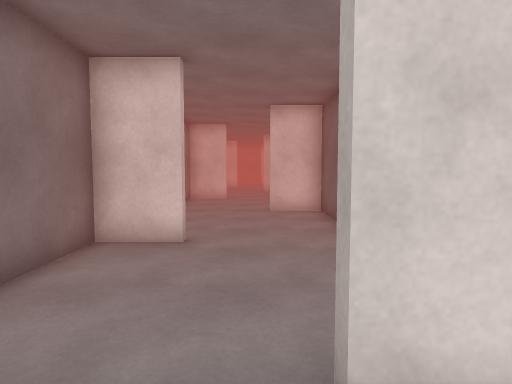
[1] (above)

16 first-person views from a walk through a 3-D level made in the Unity game engine. The camera is 1.5 m above the floor, tilts 4° down and sees 75° across. The floor is counted in squares, 1 m on a side. Each view is taken from the middle of a square. On the plan, view 1 faces up. The plan holds only what a view shows up to about 15 squares ahead; the rest is blank. The place goes on beyond the plan. Surface patterns are stand-ins for the level's own textures.

[2]
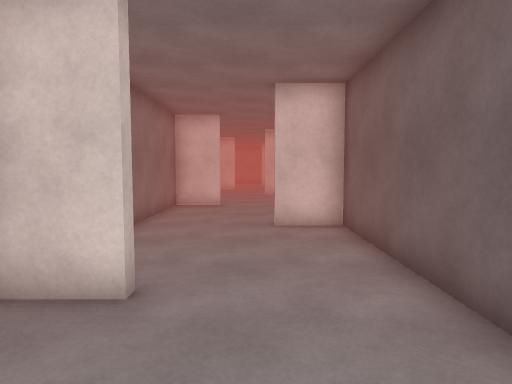

[3]
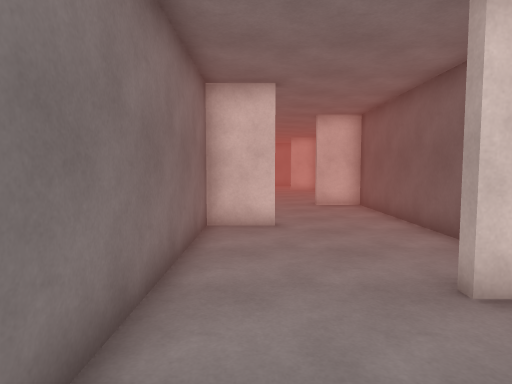

[4]
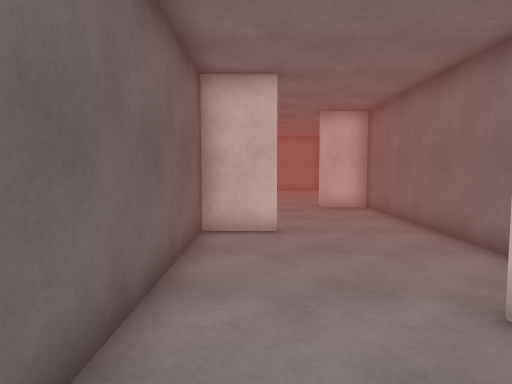

[5]
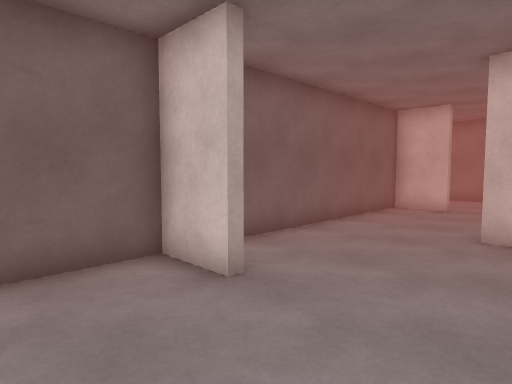

[6]
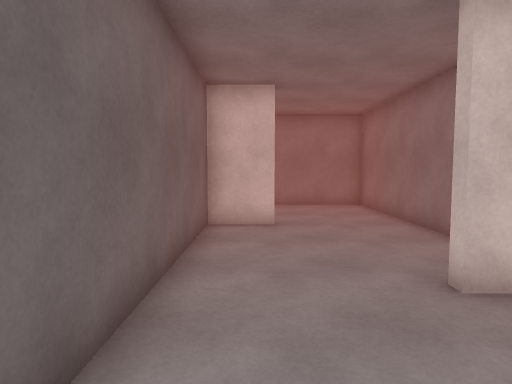

[7]
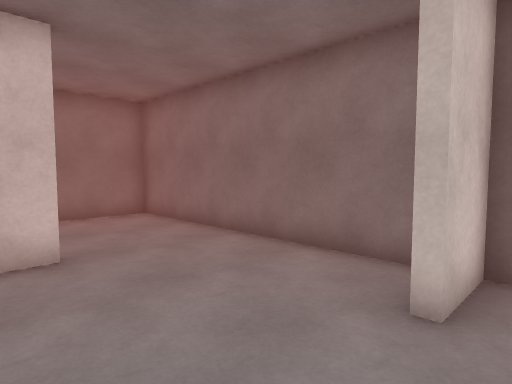

[8]
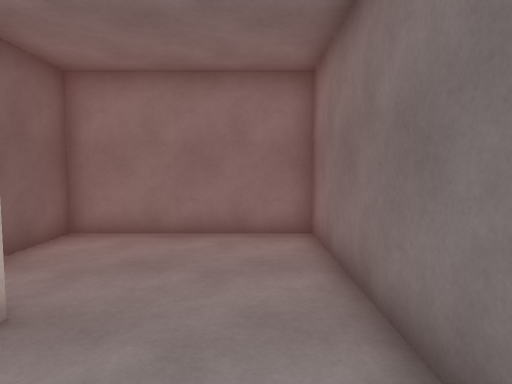

[9]
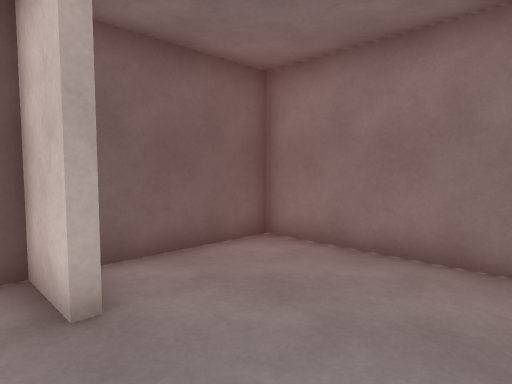

[10]
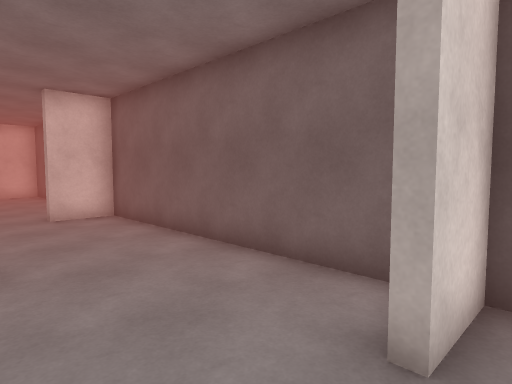

[11]
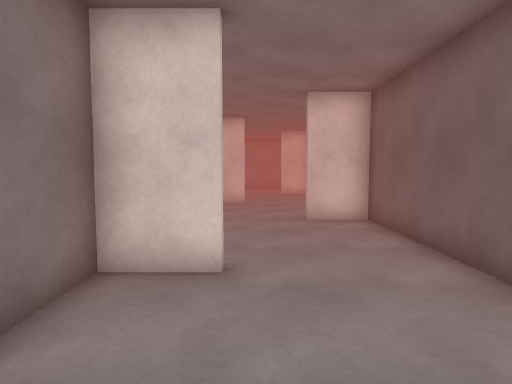

[12]
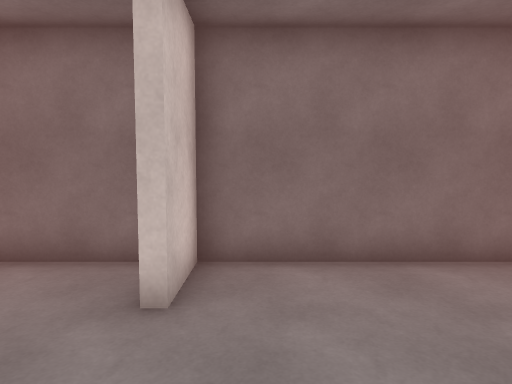

[13]
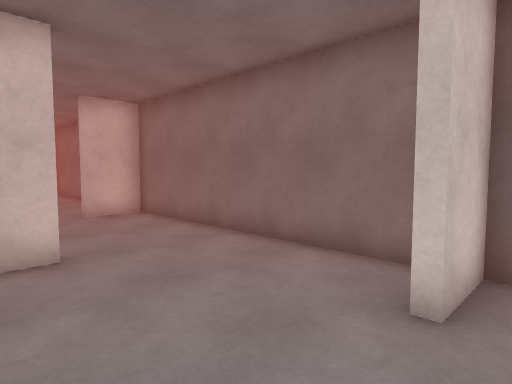

[14]
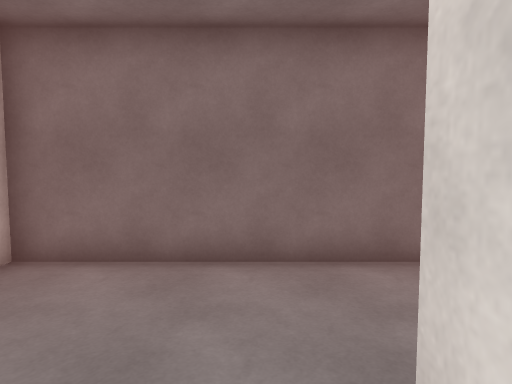

[15]
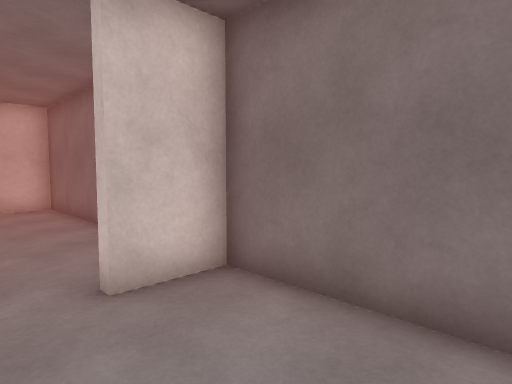

[16]
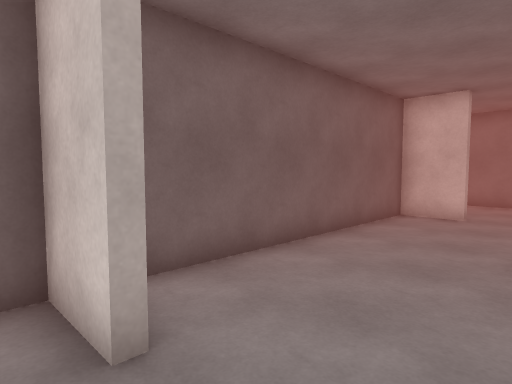

### Floor plan
Points are (right, up) in squares from view 1. A wall is a line through its corners. A room is listed if a view was taken in it or the views show most of it. See-through windows are left out.
Room 1 (views 1, 2, 3, 4, 5, 6, 7, 8, 9, 10, 11, 12, 13, 14, 15, 16)
walls: (-1.4, 6.7) (-3.3, 6.7) (-3.3, -2.9) (-1.5, -2.9); (1.5, 1.7) (0.5, 1.7) (0.5, 2) (2.3, 2) (2.3, 11.7) (0.5, 11.7) (0.5, 12.1) (1.4, 12.1); (2.3, 12.8) (2.3, 21.8) (0.5, 21.8) (0.5, 22.1); (-3.3, -3.9) (-3.3, -12.7) (2.3, -12.7) (2.3, -8.9); (-1.4, 16.7) (-3.3, 16.7) (-3.3, 7.1) (-1.5, 7.1); (0.5, -8.4) (0.5, -8) (2.3, -8) (2.3, 0.9); (-3.3, 23.5) (-3.3, 17.1) (-1.5, 17.1)

Where each view was taken, in squares from view 1:
view 1: 0 up, 0 right, facing up
view 2: 3 up, 0 right, facing up
view 3: 8 up, 2 left, facing up
view 4: 10 up, 1 right, facing down
view 5: 5 up, 3 left, facing down-right
view 6: 1 up, 1 right, facing down
view 7: 2 down, 2 right, facing down-left
view 8: 5 down, 2 left, facing down
view 9: 7 down, 3 left, facing down-right
view 10: 11 up, 2 left, facing up-right
view 11: 12 up, 1 left, facing up
view 12: 18 up, 2 right, facing left
view 13: 18 up, 2 right, facing down-left
view 14: 21 up, 2 right, facing left
view 15: 21 up, 0 right, facing down-left
view 16: 3 up, 2 left, facing down-right
